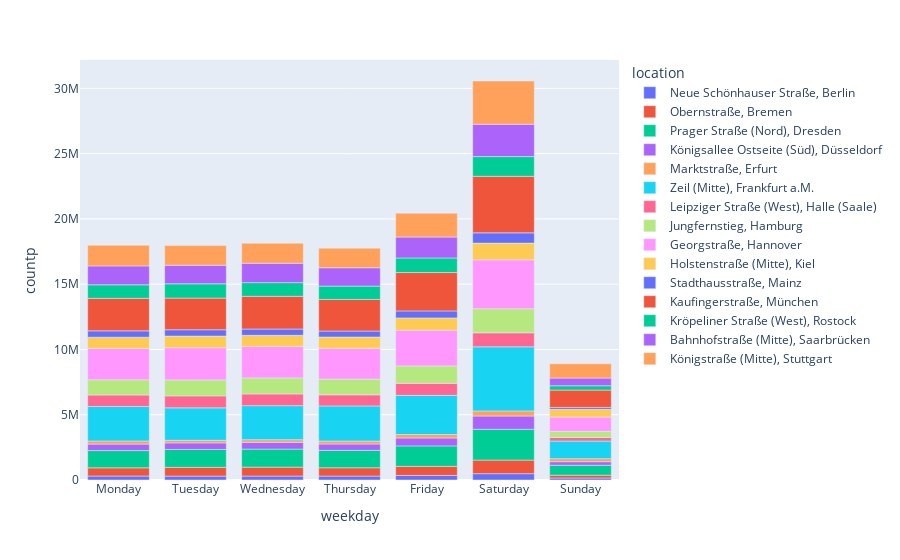

Source (notebook cell):
### Code cell
weeklyPed2022 = sumOfYearPerWeekday(data, 2022)


long_df = pd.DataFrame(weeklyPed2022, columns=['location', 'weekday', 'countp'])
print(long_df)
fig = px.bar(long_df, x='weekday', y='countp', color="location")
fig.show()

### Figure 1 — Plotly figure (JSON) as saved in the notebook; plotly's stock layout.template omitted (floating-point values rounded to 4 significant figures)
{"data": [{"alignmentgroup": "True", "hovertemplate": "location=Neue Schönhauser Straße, Berlin<br>weekday=%{x}<br>countp=%{y}<extra></extra>", "legendgroup": "Neue Schönhauser Straße, Berlin", "marker": {"color": "#636efa", "pattern": {"shape": ""}}, "name": "Neue Schönhauser Straße, Berlin", "offsetgroup": "Neue Schönhauser Straße, Berlin", "orientation": "v", "showlegend": true, "textposition": "auto", "type": "bar", "x": ["Monday", "Tuesday", "Wednesday", "Thursday", "Friday", "Saturday", "Sunday"], "xaxis": "x", "y": [304035, 297457, 301900, 301091, 348506, 485000, 153700], "yaxis": "y"}, {"alignmentgroup": "True", "hovertemplate": "location=Obernstraße, Bremen<br>weekday=%{x}<br>countp=%{y}<extra></extra>", "legendgroup": "Obernstraße, Bremen", "marker": {"color": "#EF553B", "pattern": {"shape": ""}}, "name": "Obernstraße, Bremen", "offsetgroup": "Obernstraße, Bremen", "orientation": "v", "showlegend": true, "textposition": "auto", "type": "bar", "x": ["Monday", "Tuesday", "Wednesday", "Thursday", "Friday", "Saturday", "Sunday"], "xaxis": "x", "y": [628846, 672585, 684133, 635316, 698738, 1041248, 214668], "yaxis": "y"}, {"alignmentgroup": "True", "hovertemplate": "location=Prager Straße (Nord), Dresden<br>weekday=%{x}<br>countp=%{y}<extra></extra>", "legendgroup": "Prager Straße (Nord), Dresden", "marker": {"color": "#00cc96", "pattern": {"shape": ""}}, "name": "Prager Straße (Nord), Dresden", "offsetgroup": "Prager Straße (Nord), Dresden", "orientation": "v", "showlegend": true, "textposition": "auto", "type": "bar", "x": ["Monday", "Tuesday", "Wednesday", "Thursday", "Friday", "Saturday", "Sunday"], "xaxis": "x", "y": [1320913, 1371133, 1380877, 1336358, 1565967, 2360378, 759884], "yaxis": "y"}, {"alignmentgroup": "True", "hovertemplate": "location=Königsallee Ostseite (Süd), Düsseldorf<br>weekday=%{x}<br>countp=%{y}<extra></extra>", "legendgroup": "Königsallee Ostseite (Süd), Düsseldorf", "marker": {"color": "#ab63fa", "pattern": {"shape": ""}}, "name": "Königsallee Ostseite (Süd), Düsseldorf", "offsetgroup": "Königsallee Ostseite (Süd), Düsseldorf", "orientation": "v", "showlegend": true, "textposition": "auto", "type": "bar", "x": ["Monday", "Tuesday", "Wednesday", "Thursday", "Friday", "Saturday", "Sunday"], "xaxis": "x", "y": [495819, 501581, 518141, 486798, 606599, 1015355, 274929], "yaxis": "y"}, {"alignmentgroup": "True", "hovertemplate": "location=Marktstraße, Erfurt<br>weekday=%{x}<br>countp=%{y}<extra></extra>", "legendgroup": "Marktstraße, Erfurt", "marker": {"color": "#FFA15A", "pattern": {"shape": ""}}, "name": "Marktstraße, Erfurt", "offsetgroup": "Marktstraße, Erfurt", "orientation": "v", "showlegend": true, "textposition": "auto", "type": "bar", "x": ["Monday", "Tuesday", "Wednesday", "Thursday", "Friday", "Saturday", "Sunday"], "xaxis": "x", "y": [240458, 199431, 207678, 221498, 266061, 390591, 231054], "yaxis": "y"}, {"alignmentgroup": "True", "hovertemplate": "location=Zeil (Mitte), Frankfurt a.M.<br>weekday=%{x}<br>countp=%{y}<extra></extra>", "legendgroup": "Zeil (Mitte), Frankfurt a.M.", "marker": {"color": "#19d3f3", "pattern": {"shape": ""}}, "name": "Zeil (Mitte), Frankfurt a.M.", "offsetgroup": "Zeil (Mitte), Frankfurt a.M.", "orientation": "v", "showlegend": true, "textposition": "auto", "type": "bar", "x": ["Monday", "Tuesday", "Wednesday", "Thursday", "Friday", "Saturday", "Sunday"], "xaxis": "x", "y": [2637782, 2485824, 2602320, 2694566, 2997342, 4908076, 1349387], "yaxis": "y"}, {"alignmentgroup": "True", "hovertemplate": "location=Leipziger Straße (West), Halle (Saale)<br>weekday=%{x}<br>countp=%{y}<extra></extra>", "legendgroup": "Leipziger Straße (West), Halle (Saale)", "marker": {"color": "#FF6692", "pattern": {"shape": ""}}, "name": "Leipziger Straße (West), Halle (Saale)", "offsetgroup": "Leipziger Straße (West), Halle (Saale)", "orientation": "v", "showlegend": true, "textposition": "auto", "type": "bar", "x": ["Monday", "Tuesday", "Wednesday", "Thursday", "Friday", "Saturday", "Sunday"], "xaxis": "x", "y": [884109, 914922, 894249, 847515, 920676, 1075060, 273630], "yaxis": "y"}, {"alignmentgroup": "True", "hovertemplate": "location=Jungfernstieg, Hamburg<br>weekday=%{x}<br>countp=%{y}<extra></extra>", "legendgroup": "Jungfernstieg, Hamburg", "marker": {"color": "#B6E880", "pattern": {"shape": ""}}, "name": "Jungfernstieg, Hamburg", "offsetgroup": "Jungfernstieg, Hamburg", "orientation": "v", "showlegend": true, "textposition": "auto", "type": "bar", "x": ["Monday", "Tuesday", "Wednesday", "Thursday", "Friday", "Saturday", "Sunday"], "xaxis": "x", "y": [1164376, 1223177, 1230362, 1204190, 1335048, 1845242, 460254], "yaxis": "y"}, {"alignmentgroup": "True", "hovertemplate": "location=Georgstraße, Hannover<br>weekday=%{x}<br>countp=%{y}<extra></extra>", "legendgroup": "Georgstraße, Hannover", "marker": {"color": "#FF97FF", "pattern": {"shape": ""}}, "name": "Georgstraße, Hannover", "offsetgroup": "Georgstraße, Hannover", "orientation": "v", "showlegend": true, "textposition": "auto", "type": "bar", "x": ["Monday", "Tuesday", "Wednesday", "Thursday", "Friday", "Saturday", "Sunday"], "xaxis": "x", "y": [2401780, 2471222, 2415484, 2366144, 2729963, 3746944, 1105568], "yaxis": "y"}, {"alignmentgroup": "True", "hovertemplate": "location=Holstenstraße (Mitte), Kiel<br>weekday=%{x}<br>countp=%{y}<extra></extra>", "legendgroup": "Holstenstraße (Mitte), Kiel", "marker": {"color": "#FECB52", "pattern": {"shape": ""}}, "name": "Holstenstraße (Mitte), Kiel", "offsetgroup": "Holstenstraße (Mitte), Kiel", "orientation": "v", "showlegend": true, "textposition": "auto", "type": "bar", "x": ["Monday", "Tuesday", "Wednesday", "Thursday", "Friday", "Saturday", "Sunday"], "xaxis": "x", "y": [861497, 887636, 849910, 859311, 948636, 1277462, 588862], "yaxis": "y"}, {"alignmentgroup": "True", "hovertemplate": "location=Stadthausstraße, Mainz<br>weekday=%{x}<br>countp=%{y}<extra></extra>", "legendgroup": "Stadthausstraße, Mainz", "marker": {"color": "#636efa", "pattern": {"shape": ""}}, "name": "Stadthausstraße, Mainz", "offsetgroup": "Stadthausstraße, Mainz", "orientation": "v", "showlegend": true, "textposition": "auto", "type": "bar", "x": ["Monday", "Tuesday", "Wednesday", "Thursday", "Friday", "Saturday", "Sunday"], "xaxis": "x", "y": [484716, 483744, 480140, 458359, 534377, 786905, 149361], "yaxis": "y"}, {"alignmentgroup": "True", "hovertemplate": "location=Kaufingerstraße, München<br>weekday=%{x}<br>countp=%{y}<extra></extra>", "legendgroup": "Kaufingerstraße, München", "marker": {"color": "#EF553B", "pattern": {"shape": ""}}, "name": "Kaufingerstraße, München", "offsetgroup": "Kaufingerstraße, München", "orientation": "v", "showlegend": true, "textposition": "auto", "type": "bar", "x": ["Monday", "Tuesday", "Wednesday", "Thursday", "Friday", "Saturday", "Sunday"], "xaxis": "x", "y": [2493581, 2426881, 2506406, 2422572, 2939991, 4330325, 1326533], "yaxis": "y"}, {"alignmentgroup": "True", "hovertemplate": "location=Kröpeliner Straße (West), Rostock<br>weekday=%{x}<br>countp=%{y}<extra></extra>", "legendgroup": "Kröpeliner Straße (West), Rostock", "marker": {"color": "#00cc96", "pattern": {"shape": ""}}, "name": "Kröpeliner Straße (West), Rostock", "offsetgroup": "Kröpeliner Straße (West), Rostock", "orientation": "v", "showlegend": true, "textposition": "auto", "type": "bar", "x": ["Monday", "Tuesday", "Wednesday", "Thursday", "Friday", "Saturday", "Sunday"], "xaxis": "x", "y": [1034291, 1093572, 1047050, 1019000, 1115186, 1510599, 330231], "yaxis": "y"}, {"alignmentgroup": "True", "hovertemplate": "location=Bahnhofstraße (Mitte), Saarbrücken<br>weekday=%{x}<br>countp=%{y}<extra></extra>", "legendgroup": "Bahnhofstraße (Mitte), Saarbrücken", "marker": {"color": "#ab63fa", "pattern": {"shape": ""}}, "name": "Bahnhofstraße (Mitte), Saarbrücken", "offsetgroup": "Bahnhofstraße (Mitte), Saarbrücken", "orientation": "v", "showlegend": true, "textposition": "auto", "type": "bar", "x": ["Monday", "Tuesday", "Wednesday", "Thursday", "Friday", "Saturday", "Sunday"], "xaxis": "x", "y": [1448290, 1423111, 1485015, 1405646, 1605248, 2477724, 589614], "yaxis": "y"}, {"alignmentgroup": "True", "hovertemplate": "location=Königstraße (Mitte), Stuttgart<br>weekday=%{x}<br>countp=%{y}<extra></extra>", "legendgroup": "Königstraße (Mitte), Stuttgart", "marker": {"color": "#FFA15A", "pattern": {"shape": ""}}, "name": "Königstraße (Mitte), Stuttgart", "offsetgroup": "Königstraße (Mitte), Stuttgart", "orientation": "v", "showlegend": true, "textposition": "auto", "type": "bar", "x": ["Monday", "Tuesday", "Wednesday", "Thursday", "Friday", "Saturday", "Sunday"], "xaxis": "x", "y": [1582657, 1505212, 1534329, 1502002, 1829994, 3313623, 1093335], "yaxis": "y"}], "layout": {"barmode": "relative", "legend": {"title": {"text": "location"}, "tracegroupgap": 0}, "margin": {"t": 60}, "xaxis": {"anchor": "y", "domain": [0, 1], "title": {"text": "weekday"}}, "yaxis": {"anchor": "x", "domain": [0, 1], "title": {"text": "countp"}}}}
